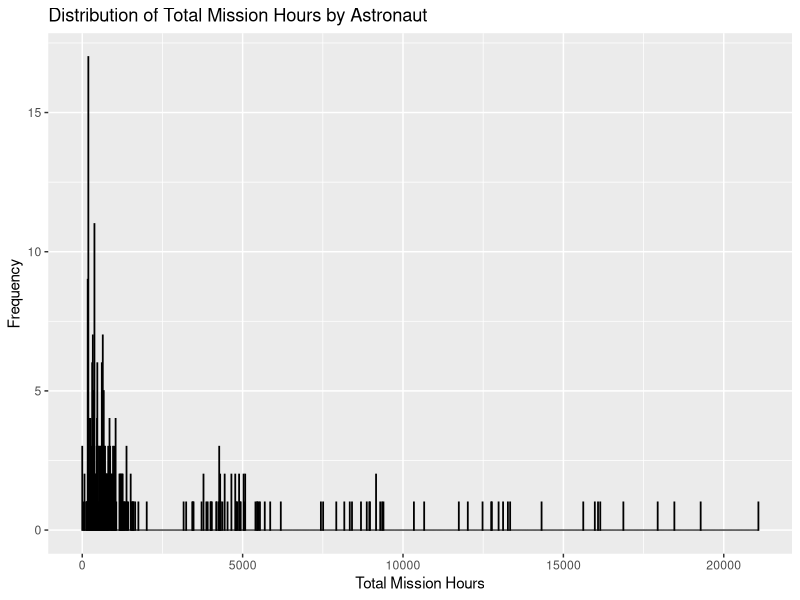
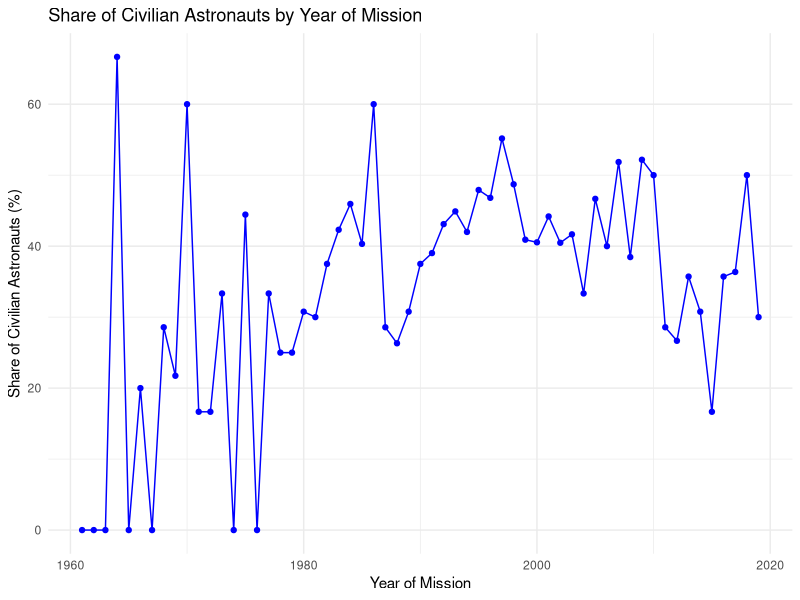
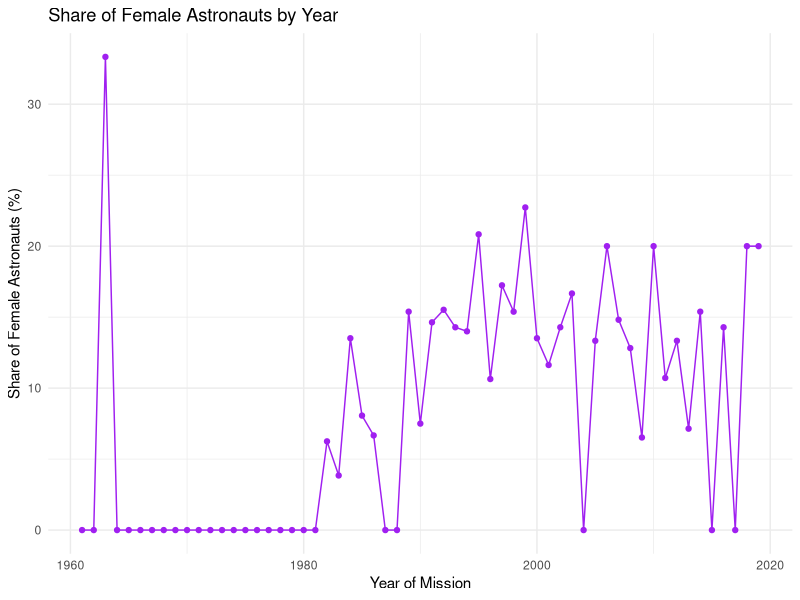
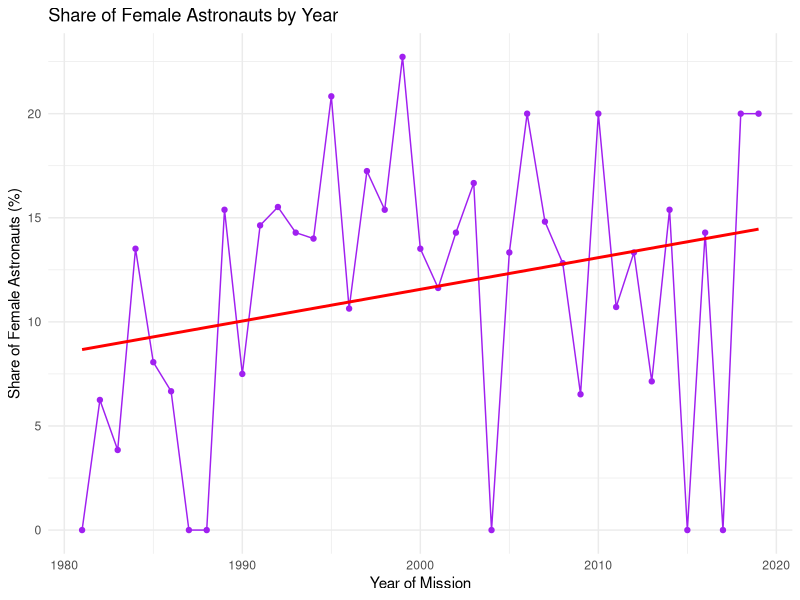

Reproduce these figures in R, in order.
## ---- chunk 1
knitr::opts_chunk$set(echo = TRUE,
                      eval = TRUE,
                      error = FALSE,
                      message = FALSE,
                      warning = FALSE,
                      comment = NA)
## ---- chunk 2
data <- read.csv("astronauts.csv")
library(ggplot2)
## ---- chunk 3
# YOUR CODE HERE

# Unique Astronauts with the full data set
unique_entries_all <- length(unique(data$name))
# Create subset (1943-1964]
subset_1943_1964 <- subset(data, year_of_birth > 1943 & year_of_birth <= 1964)
# Unique Astronauts with the subset
unique_entries_subset <- length(unique(subset_1943_1964$name))
print(paste("Answer:" , unique_entries_subset))
## ---- chunk 4
# YOUR CODE HERE

#Number of female in the filtered subset
number_female <- length(unique(subset_1943_1964[subset_1943_1964$sex == 'female', ]$name))
#Overall Share
female_share <- number_female/unique_entries_subset
print(paste("Answer:" , female_share))
## ---- chunk 5
# YOUR CODE HERE

#absolute number of US astronauts
number_us <- length(unique(subset_1943_1964[subset_1943_1964$nationality == 'U.S.', ]$name))
#relative number of US astronauts
percent_us <- number_us*100/unique_entries_subset
percent_values <- sprintf("%.2f%%", percent_us)
cat(" Answer in absolut terms:" , number_us, "\n", "Answer in relative terms:" , percent_values)

## ---- chunk 6
# YOUR CODE HERE

#creating dataset
total_hours_df <- aggregate(hours_mission ~ name, data = subset_1943_1964, FUN = sum)
#renaming column b
names(total_hours_df)[names(total_hours_df) == "hours_mission"] <- "total_hrs_sum"
print("Check table total_hours_df")
#create Histogram of the distribution
ggplot(total_hours_df, aes(x = total_hrs_sum)) +
  geom_histogram(binwidth = 10, fill = "blue", color = "black") +
  labs(title = "Distribution of Total Mission Hours by Astronaut",
       x = "Total Mission Hours", 
       y = "Frequency")

## ---- chunk 7
# YOUR CODE HERE

#aggregate per number of missions
mission_top10 <- aggregate(hours_mission ~ name, data = subset_1943_1964, FUN = length)
#rename colunm b
names(mission_top10)[2] <- "mission_count"
#order to select top10
mission_top10 <- mission_top10[order(-mission_top10$mission_count), ][1:10, ]
print(mission_top10)

## ---- chunk 8
# YOUR CODE HERE

#remove name repetition
name_top5 <- subset_1943_1964[!duplicated(subset_1943_1964$name), ]
#remove whitespace
name_top5$clean_name <- gsub(" ", "", name_top5$name)
#length of each name
name_top5$name_length <- nchar(name_top5$clean_name)
#order to select top5
name_top5 <- name_top5[order(-name_top5$name_length), ][1:5, c("name", "name_length")]
print(name_top5)

## ---- chunk 9
# YOUR CODE HERE

#filtering for civilians
civilians <- data[data$military_civilian == "civilian", ]
#number of civilian and total astronauts per year
total_counts <- aggregate(military_civilian ~ year_of_mission, data = data, FUN = length)
civilian_counts <- aggregate(military_civilian ~ year_of_mission, data = civilians, FUN = length)
#rename columns
names(total_counts)[2] <- "total_astronauts"
names(civilian_counts)[2] <- "civilian_astronauts"
#merge by year_of_mission
merged_counts <- merge(total_counts, civilian_counts, by = "year_of_mission", all.x = TRUE)
merged_counts$civilian_astronauts[is.na(merged_counts$civilian_astronauts)] <- 0
#share of civilian astronauts
merged_counts$civilian_share <- (merged_counts$civilian_astronauts / merged_counts$total_astronauts) * 100

ggplot(merged_counts, aes(x = year_of_mission, y = civilian_share)) +
  geom_line(color = "blue") +
  geom_point(color = "blue") +
  labs(title = "Share of Civilian Astronauts by Year of Mission",
       x = "Year of Mission",
       y = "Share of Civilian Astronauts (%)") +
  theme_minimal()


## ---- chunk 10

#filtering
females <- data[data$sex == "female", ]
total_counts <- aggregate(sex ~ year_of_mission, data = data, FUN = length)
female_counts <- aggregate(sex ~ year_of_mission, data = females, FUN = length)
names(total_counts)[2] <- "total_astronauts"
names(female_counts)[2] <- "female_astronauts"
# calculating shares
years <- unique(total_counts$year_of_mission)
female_counts$year_of_mission <- as.numeric(as.character(female_counts$year_of_mission))
total_counts$year_of_mission <- as.numeric(as.character(total_counts$year_of_mission)) 
#populate table
total_counts$female_astronauts <- 0
total_counts$female_astronauts[match(female_counts$year_of_mission, total_counts$year_of_mission)] <- female_counts$female_astronauts
total_counts$female_astronauts[is.na(total_counts$female_astronauts)] <- 0
#calculating share
total_counts$female_share <- (total_counts$female_astronauts / total_counts$total_astronauts) * 100

ggplot(total_counts, aes(x = year_of_mission, y = female_share)) +
  geom_line(color = "purple") +
  geom_point(color = "purple") +
  labs(title = "Share of Female Astronauts by Year",
       x = "Year of Mission",
       y = "Share of Female Astronauts (%)") +
  theme_minimal()
 
#discarding data before 1980
total_counts2 <- subset(total_counts, year_of_mission > 1980)
#recalculating female share
total_counts2$female_share <- (total_counts2$female_astronauts / total_counts2$total_astronauts) * 100

plot <- ggplot(total_counts2, aes(x = year_of_mission, y = female_share)) +
  geom_line(color = "purple") +
  geom_point(color = "purple") +
  geom_smooth(method = "lm", color = "red", se = FALSE) +
  labs(title = "Share of Female Astronauts by Year",
       x = "Year of Mission",
       y = "Share of Female Astronauts (%)") +
  theme_minimal()
print(plot)



